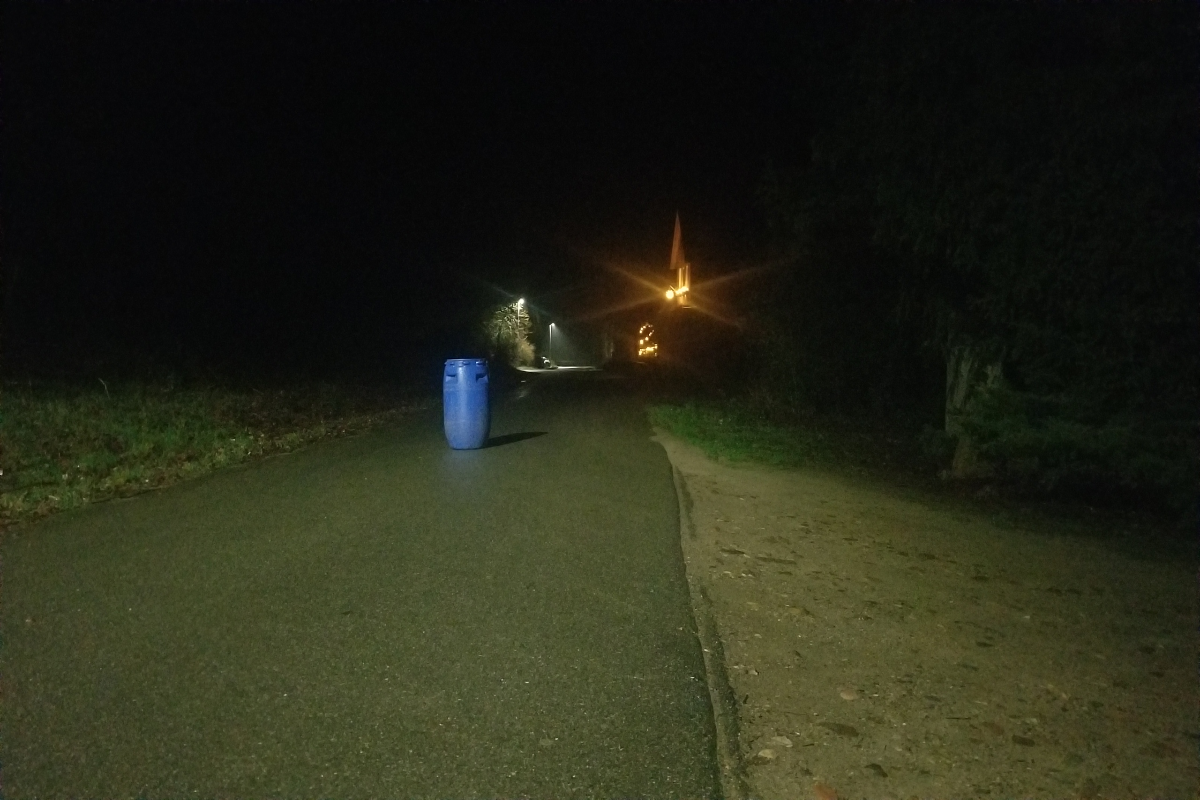
#> input picture ECE276A_Robot_Sensing_Estimation/ECE276A_HW1/test/36.png, 1200 x 800 px; its folder holds only this picture in this run
$ python barrel_detector.py   (older library calls are emulated)
#> lines starting #> are read from the running program, lines starting #| are printed output that depends on the picture; after the words box and inside, x2 and y2 are one past the last pixel; in counts of white or black regions, pixels touching at a corner belong together
'''
ECE276A WI19 HW1
Blue Barrel Detector
Akanimoh Adeleye
'''

import os, cv2
from skimage.measure import label, regionprops
import numpy as np


class BarrelDetector():
        #Weights
        ''' The catogory of weights are Blue,NoneBlue,Grey'''
        theat, mu, sigmaK = None, None, None

        def __init__(self):
                '''
                        Initilize your blue barrel detector with the attributes you need
                        eg. parameters of your classifier
                '''
                self.theta = np.load('theta.npy')
#> (reads ECE276A_Robot_Sensing_Estimation/ECE276A_HW1/theta.npy from the repository)
                self.mu = np.load('mu.npy')
#> (reads ECE276A_Robot_Sensing_Estimation/ECE276A_HW1/mu.npy from the repository)
                self.sigmaK = np.load('sigma.npy')
#> (reads ECE276A_Robot_Sensing_Estimation/ECE276A_HW1/sigma.npy from the repository)
#> further down, img is the input picture: shape (800, 1200, 3); mean B, G, R 24.1, 39.8, 37.9

                print("Theta:\n ", self.theta)
                print("Mu:\n", self.mu)
                print("Sigma:\n", self.sigmaK)


                #raise NotImplementedError


        def segment_image(self, img):
                '''
                        Calculate the segmented image using a classifier
                        eg. Single Gaussian, Gaussian Mixture, or Logistic Regression
                        call other functions in this class if needed

                        Inputs:
                                img - original image
                        Outputs:
                                mask_img - a binary image with 1 if the pixel in the original image is blue and 0 otherwise
                '''
                # YOUR CODE HERE

                img = cv2.cvtColor(img, cv2.COLOR_BGR2HSV)
#> img: shape (800, 1200, 3); mean H, S, V 46.1, 88.4, 41.1

                lower_blue = np.array([100,40,40])
                upper_blue = np.array([140,255,255])

                # Threshold the HSV image to get only blue colors
                mask = cv2.inRange(img, lower_blue, upper_blue)
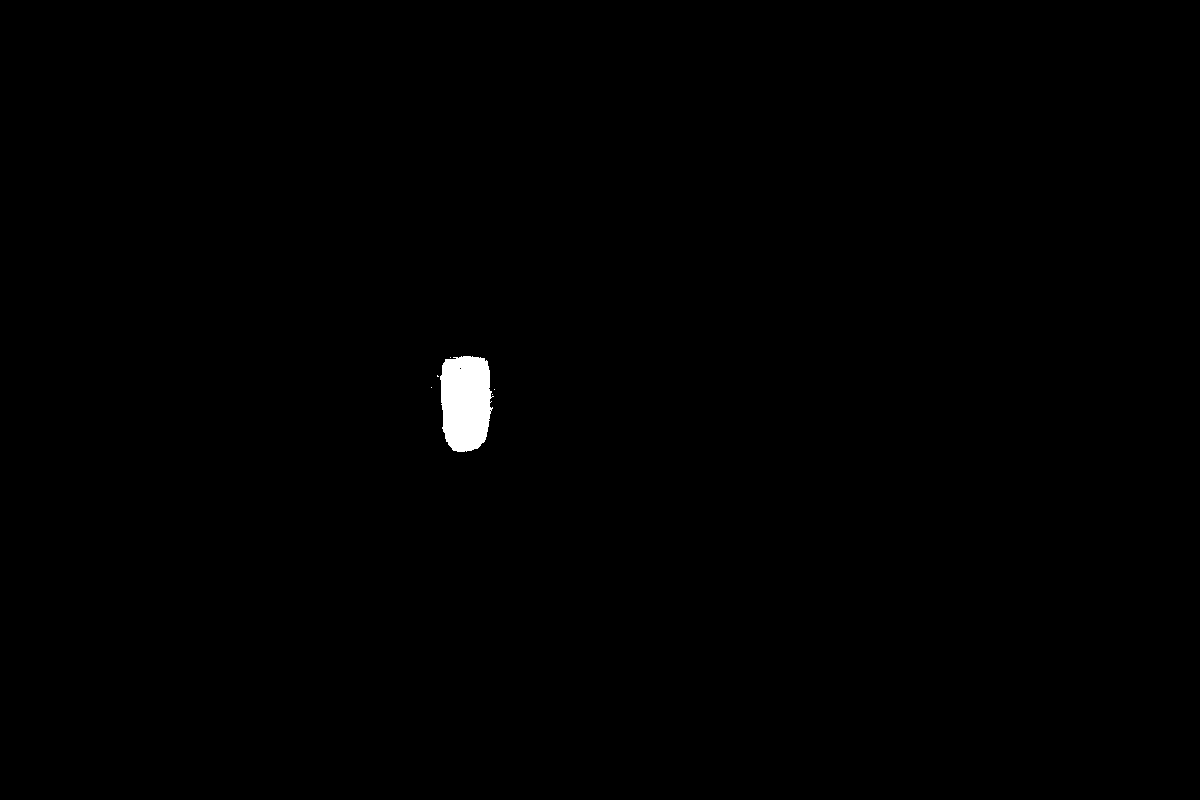
#> mask: shape (800, 1200); 0.44% white; 6 white regions (5 under 20 px), largest, box (x1, y1, x2, y2) and area: (440, 356, 494, 452) 4233
                img = cv2.bitwise_and(img,img,mask = mask)
#> img: shape (800, 1200, 3); mean H, S, V 0.5, 0.7, 0.6

                rows = img.shape[0]
#> rows = 800
                cols = img.shape[1]
#> cols = 1200

                mask_img = np.zeros((rows,cols))

                for i in range(0,rows):
                    for j in range(0,cols):
                        if np.count_nonzero(img[i,j]) == 0:
                            mask_img[i,j] = 0
                        else:
                            argmax = -999999
                            y = None
                            for k in range(0,3):
                                tmp1 = 1/ ((2*np.pi)**(3/2)*np.linalg.det(self.sigmaK[k])**(1/2))
                                p =  img[i,j] - self.mu[k]
                                p1 = p.reshape(1,3)
                                p2 = np.transpose(p1)
                                t = np.linalg.inv(self.sigmaK[k])
                                dot = np.dot( p1,t)
                                dot = np.dot(dot,p2)
                                tmp2 = np.exp((-1/2)* dot)
                                arg = np.log(tmp1*tmp2)
                                arg = np.log(self.theta[k]) + arg
                                if arg > argmax:
                                    argmax = arg
                                    y = k
                            #If class was the max
                            if y == 0:
                                mask_img[i,j] = 1
                            else:
                                mask_img[i,j] = 0
#> mask_img: shape (800, 1200) float64; values 0 (black) and 1 (white), 0.38% white; 9 white regions (8 under 20 px), largest, box (x1, y1, x2, y2) and area: (440, 356, 494, 451) 3612
                #raise NotImplementedError
                return mask_img

        def get_bounding_box(self, img):
                '''
                        Find the bounding box of the blue barrel
                        call other functions in this class if needed

                        Inputs:
                                img - original image
                        Outputs:
                                boxes - a list of lists of bounding boxes. Each nested list is a bounding box in the form of [x1, y1, x2, y2]
                                where (x1, y1) and (x2, y2) are the top left and bottom right coordinate respectively. The order of bounding boxes in the list
                                is from left to right in the image.

                        Our solution uses xy-coordinate instead of rc-coordinate. More information: http://scikit-image.org/docs/dev/user_guide/numpy_images.html#coordinate-conventions
                '''
                # YOUR CODE HERE
                mask = self.segment_image(img)
                boxes = []
                # [8 lines of commented-out code are left out]
                return boxes


if __name__ == '__main__':
    folder = "test"
    #folder = "trainset"
    my_detector = BarrelDetector()
    for filename in os.listdir(folder):
        # read one test image
        if filename[0] == '.':
            continue

        img = cv2.imread(os.path.join(folder,filename))
        #Display results:
        #(1) Segmented images
        mask_img = my_detector.segment_image(img)

        #(2) Barrel bounding box
        #boxes = my_detector.get_bounding_box(img)
        #The autograder checks your answers to the functions segment_image() and get_bounding_box()
        #Make sure your code runs as expected on the testset before submitting to Gradescope
